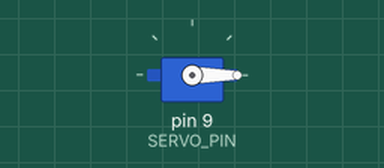
Simulated run of this sketch. Board: Arduino Uno, built with avr-gcc and run on an emulated ATmega328P. On the bench: servo.

Above: at 0.05 s.
At 1.5 s:
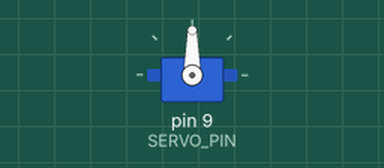
At 3.0 s:
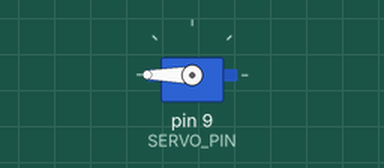
Timing chart, 0 to 6.9 s (numbered marks = the images above):
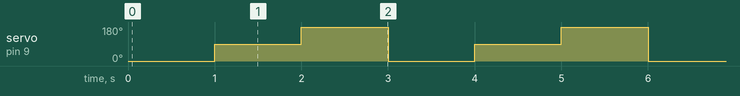

The sketch:

inter_tp1_servo_sweep.ino
```cpp
#include <Servo.h>

const byte SERVO_PIN = 9;
const unsigned int PAUSE_MS = 1000;

Servo monServo;

void setup() {
  monServo.attach(SERVO_PIN);
}

void loop() {
  monServo.write(0);
  delay(PAUSE_MS);

  monServo.write(90);
  delay(PAUSE_MS);

  monServo.write(180);
  delay(PAUSE_MS);
}
```

Measured:
- by itself, servo on pin 9 (SERVO_PIN): repeats every 3.0 s: 180° 1.0 s, 0° 1.0 s, 90° 1.0 s
